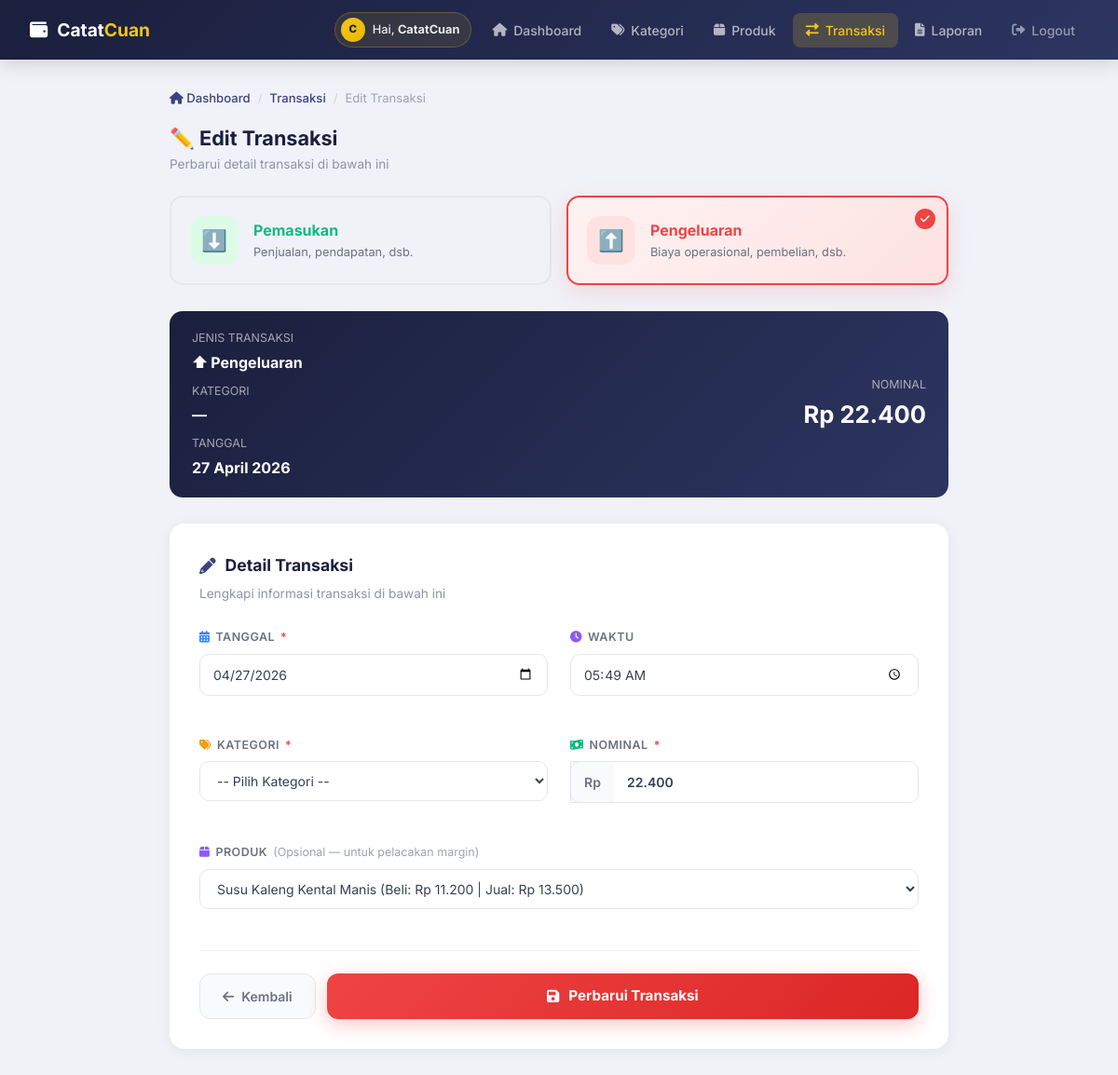
The page /form_transaksi.php?id=14 (signed in) on the database its author committed.
### tables this page shows
CREATE TABLE `tb_transaksi` (
  `id_transaksi` int NOT NULL,
  `id_user` int NOT NULL,
  `id_kategori` int NOT NULL,
  `id_produk` int DEFAULT NULL,
  `jenis` enum('masuk','keluar') NOT NULL,
  `tanggal` date NOT NULL,
  `waktu` time NOT NULL,
  `nominal` int NOT NULL,
  `keterangan` varchar(255) NOT NULL,
  `catatan` text,
  `created_at` timestamp NULL DEFAULT CURRENT_TIMESTAMP
);

CREATE TABLE `tb_produk` (
  `id_produk` int NOT NULL,
  `id_user` int NOT NULL,
  `nama_produk` varchar(150) NOT NULL,
  `harga_beli` int NOT NULL DEFAULT '0',
  `harga_jual` int NOT NULL DEFAULT '0',
  `created_at` timestamp NOT NULL DEFAULT CURRENT_TIMESTAMP
);

### form_transaksi.php (the view, shortened to what this page needs)
<?php
require_once 'koneksi.php';
$editMode = false;
$tx = null;
$idEdit = (int) ($_GET['id'] ?? 0);
if ($idEdit > 0) {
    $stmt = $pdo->prepare("SELECT * FROM tb_transaksi WHERE id_transaksi = ? AND id_user = ?");
    $stmt->execute([$idEdit, $_SESSION['id_user']]);
    $tx = $stmt->fetch();
    if ($tx) {
        $editMode = true;
    } else {
        header('Location: transaksi.php');
        exit;
    }
}
$stmtPrd = $pdo->prepare("SELECT id_produk, nama_produk, harga_beli, harga_jual FROM tb_produk WHERE id_user = ? ORDER BY nama_produk");
$stmtPrd->execute([$_SESSION['id_user']]);
$produkAll = $stmtPrd->fetchAll();
$idProdukEdit = $editMode ? ($tx['id_produk'] ?? null) : null;
?>
<!DOCTYPE html>
<html lang="id">
<head>
    <link href="https://cdn.jsdelivr.net/npm/bootstrap@5.3.0/dist/css/bootstrap.min.css" rel="stylesheet">
    <link rel="stylesheet" href="https://cdnjs.cloudflare.com/ajax/libs/font-awesome/6.0.0/css/all.min.css">
</head>
<body>
    <nav class="navbar-custom" id="mainNav">
        <a href="dashboard.php" class="navbar-brand-text">
            <i class="fas fa-wallet"></i> <span>Catat<span class="cuan">Cuan</span></span>
        </a>
        <div class="navbar-nav-links" id="navLinks">
            <div class="nav-user-pill">
                <div class="nav-user-avatar"><?= strtoupper(substr($_SESSION['nama_toko'] ?? 'U', 0, 1)) ?></div>
                <span>Hai, <strong><?= htmlspecialchars(explode(' ', trim($_SESSION['nama_toko'] ?? 'User'))[0]) ?></strong></span>
            </div>
            <a href="dashboard.php"><i class="fas fa-home"></i> Dashboard</a>
            <a href="kategori.php"><i class="fas fa-tags"></i> Kategori</a>
            <a href="produk.php"><i class="fas fa-box"></i> Produk</a>
            <a href="transaksi.php" class="active"><i class="fas fa-exchange-alt"></i> Transaksi</a>
            <a href="laporan.php"><i class="fas fa-file-alt"></i> Laporan</a>
            <a href="logout.php" style="color:rgba(255,255,255,0.5);" title="Logout"><i class="fas fa-sign-out-alt"></i> Logout</a>
        </div>
    </nav>
    <div class="page-wrapper">
        <div class="breadcrumb-custom">
            <a href="dashboard.php"><i class="fas fa-home"></i> Dashboard</a>
            <span class="sep">/</span>
            <a href="transaksi.php">Transaksi</a>
            <span class="sep">/</span>
            <span><?= $editMode ? 'Edit Transaksi' : 'Catat Transaksi Baru' ?></span>
        </div>
        <div style="margin-bottom:24px;">
            <h4 style="font-weight:700;color:#1a1f3c;font-size:1.35rem;margin:0;">
                <?= $editMode ? '✏️ Edit Transaksi' : '✏️ Catat Transaksi Baru' ?>
            </h4>
            <p style="color:#8a94a6;margin:4px 0 0;font-size:0.85rem;">
                <?= $editMode ? 'Perbarui detail transaksi di bawah ini' : 'Pilih jenis transaksi lalu isi detail di bawah ini' ?>
            </p>
        </div>
        <div class="jenis-selector">
            <div class="jenis-card" id="cardMasuk" onclick="pilihJenis('masuk')">
                <div class="jenis-icon masuk">⬇️</div>
                <div>
                    <div class="jenis-title" style="color:#10b981;">Pemasukan</div>
                    <div class="jenis-sub">Penjualan, pendapatan, dsb.</div>
                </div>
            </div>
            <div class="jenis-card" id="cardKeluar" onclick="pilihJenis('keluar')">
                <div class="check-icon keluar"><i class="fas fa-check"></i></div>
                <div class="jenis-icon keluar">⬆️</div>
                <div>
                    <div class="jenis-title" style="color:#ef4444;">Pengeluaran</div>
                    <div class="jenis-sub">Biaya operasional, pembelian, dsb.</div>
                </div>
            </div>
        </div>
        <div class="preview-box" id="previewBox">
            <div>
                <div class="label">JENIS TRANSAKSI</div>
                <div class="value" id="previewJenis">— Pilih salah satu di atas —</div>
                <div class="label" style="margin-top:10px;">KATEGORI</div>
                <div class="value" id="previewKat">—</div>
                <div class="label" style="margin-top:10px;">TANGGAL</div>
                <div class="value" id="previewTgl">—</div>
            </div>
            <div>
                <div class="label" style="text-align:right;">NOMINAL</div>
                <div class="preview-nominal" id="previewNominal" style="color:#ffffff;">Rp 0</div>
            </div>
        </div>
        <div class="form-card">
            <div class="form-card-title">
                <i class="fas fa-pencil-alt" style="color:#3b4280;"></i>
                Detail Transaksi
            </div>
            <div class="form-card-sub">Lengkapi informasi transaksi di bawah ini</div>
            <form method="POST" action="proses_transaksi.php" id="formTransaksi">
                <div class="row g-4">
                    <div class="col-md-6">
                        <div class="field-group">
                            <label class="field-label">
                                <i class="fas fa-calendar-alt" style="color:#3b82f6;"></i>
                                Tanggal <span class="req">*</span>
                            </label>
                            <input type="date" class="field-input" name="tanggal" id="tanggal"
                                value="<?= $editMode ? $tx['tanggal'] : date('Y-m-d') ?>" onchange="updatePreview()"
                                required>
                        </div>
                    </div>
                    <div class="col-md-6">
                        <div class="field-group">
                            <label class="field-label">
                                <i class="fas fa-clock" style="color:#8b5cf6;"></i>
                                Waktu
                            </label>
                            <input type="time" class="field-input" name="waktu" id="waktu"
                                value="<?= $editMode ? substr($tx['waktu'], 0, 5) : date('H:i') ?>">
                        </div>
                    </div>
                    <div class="col-md-6">
                        <div class="field-group">
                            <label class="field-label">
                                <i class="fas fa-tags" style="color:#f59e0b;"></i>
                                Kategori <span class="req">*</span>
                            </label>
                            <select class="field-select" name="id_kategori" id="kategori" onchange="updatePreview()"
                                required>
                                <option value="">-- Pilih Jenis Dulu --</option>
                            </select>
                        </div>
                    </div>
                    <div class="col-md-6">
                        <div class="field-group">
                            <label class="field-label">
                                <i class="fas fa-money-bill-wave" style="color:#10b981;"></i>
                                Nominal <span class="req">*</span>
                            </label>
                            <div class="nominal-wrap">
                                <span class="nominal-prefix">Rp</span>
                                <input type="text" class="field-input-nominal" id="nominal" placeholder="0"
                                    value="<?= $editMode ? number_format($tx['nominal'], 0, ',', '.') : '' ?>"
                                    oninput="formatNominal(this); updatePreview()" autocomplete="off">
                            </div>
                        </div>
                    </div>
                    <div class="col-12">
                        <div class="field-group">
                            <label class="field-label">
                                <i class="fas fa-box" style="color:#8b5cf6;"></i>
                                Produk <span
                                    style="font-weight:400;text-transform:none;letter-spacing:0;color:#9ca3af;font-size:0.78rem;">(Opsional
                                    — untuk pelacakan margin)</span>
                            </label>
                            <select class="field-select" id="produkSelect" onchange="onProdukChange()">
                                <?php foreach ($produkAll as $prd): ?>
                                    <option value="<?= $prd['id_produk'] ?>" data-beli="<?= $prd['harga_beli'] ?>"
                                        data-jual="<?= $prd['harga_jual'] ?>" <?= $idProdukEdit == $prd['id_produk'] ? 'selected' : '' ?>>
                                        <?= htmlspecialchars($prd['nama_produk']) ?>
                                        (Beli: <?= formatRupiah($prd['harga_beli']) ?> | Jual:
                                    </option>
                                <?php endforeach; ?>
                            </select>
                        </div>
                    </div>
                </div>
                <div class="divider"></div>
                <div class="btn-row">
                    <a href="transaksi.php" class="btn-reset">
                        <i class="fas fa-arrow-left"></i> Kembali
                    </a>
                    <button class="btn-submit-main" id="btnSimpan" type="submit">
                        <i class="fas fa-save"></i> <?= $editMode ? 'Perbarui Transaksi' : 'Simpan Transaksi' ?>
                    </button>
                </div>
            </form>
        </div>
    </div>
</body>
</html>

### rows shown on the page
tb_transaksi: tanggal "04/27/2026", waktu "05:49", nominal "22.400", id_produk.nama_produk "Susu Kaleng Kental Manis (Beli: Rp 11.200 | Jual: Rp 13.500)"

### other values the page prints
substr($_SESSION['nama_toko'] ?? 'U', 0, 1) "C"
explode(' ', trim($_SESSION['nama_toko'] ?? 'User'))[0] "CatatCuan"
